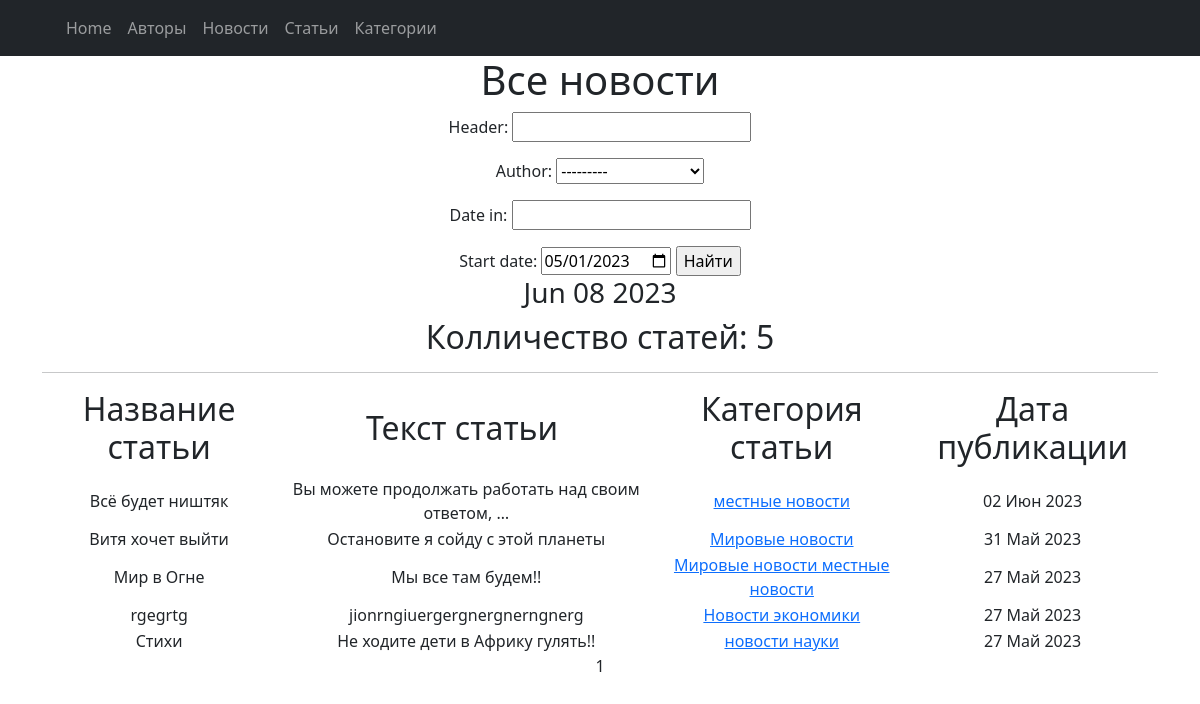
Before: /news/ with the older database file.
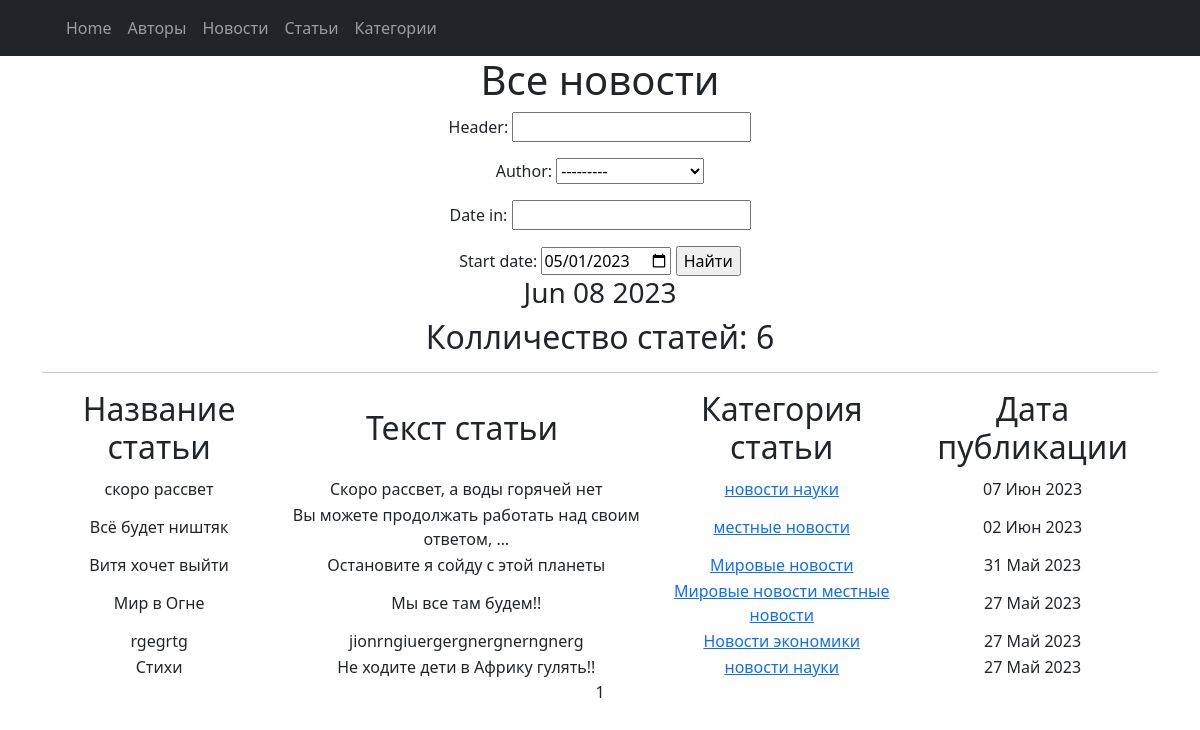
After: the same page with the newer database file.
### news/models.py (models this page shows, shortened)
class Post(models.Model):
    objects = None
    news = 'NW'
    states = 'PS'
    TYPE = [
        (news, 'Новость'),
        (states, 'Статья')
    ]
    post_tip = models.CharField(max_length=10, choices=TYPE, default=states)
    date_in = models.DateField(auto_now_add=True)
    header = models.CharField(max_length=255)
    contents = models.TextField(blank=True)
    author = models.ForeignKey(Author, on_delete=models.CASCADE)
    category = models.ManyToManyField(to=Category, through='PostCategory', related_name='PostCategory')
    rating_post = models.IntegerField(default=0, validators=[MinValueValidator(0.0)])

class Category(models.Model):
    name = models.CharField(max_length=20, default='местные новости')
    subscribers = models.ManyToManyField(User, related_name='subscriptions')

### news/views.py (the view)
# urls.py: path('news/', PostList.as_view(), name='posts-list'),
class PostList(ListView):
    model = Post
    ordering = '-date_in'
    template_name = 'news.html'
    context_object_name = 'posts'
    paginate_by = 15
    def get_queryset(self):
        queryset = super().get_queryset()
        self.filterset = PostFilter(self.request.GET, queryset)
        return self.filterset.qs
    def get_context_data(self, **kwargs):
        context = super().get_context_data(**kwargs)
        context['filterset'] = self.filterset
        return context

### news/templatetags/custom_tags.py (called while the page is built)
@register.simple_tag()
def current_time(format_string='%b %d %Y'):
   return datetime.utcnow().strftime(format_string)

### templates/news.html (shortened to what this page needs)
{% extends 'flatpages/default.html' %}
     {% load custom_filter %}
     {% load custom_tags %}
        {% block content %}
           <h1>Все новости</h1>
           <form action=" " method="get">
               {{ filterset.form.as_p }}
               <label for="start">Start date:</label>
            <input type="date" id="start" name="date_in__iexact"
               value="2023-05-01"
               min="2018-01-01" max="2023-12-31">
               <input type="submit" value="Найти" />
   </form>
        <h3>{% current_time '%b %d %Y' %}</h3>
        <h2>Колличество статей: {{ posts|length  }} </h2>
           <hr>
           {% if posts %}
               <table>
                   <tr>
                       <td><h2>Название статьи</h2></td>
                       <td><h2>Текст статьи&nbsp;</h2></td>
                       <td><h2> Категория статьи</h2></td>
                       <td><h2> Дата публикации</h2></td>
                   </tr>
                   {% for post in posts %}
                    <tr>
                      <td>{{ post.header}}</td>
                      <td>{{ post.contents|truncatechars:50}}</td>
                      <td>{% for category in post.category.all %}
                          <a href="{% url 'category_list' category.id%}"> {{ category.name }} </a>
                          {% endfor %}
                      </td>
                      <td>{{ post.date_in|date:' d M Y' }}</td>
                    </tr>
                    {% endfor %}
               </table>
           {% else %}
               <h2>Новости нет!</h2>
           {% endif %}
           {{ page_obj.number }}
        {% endblock content %}

### templates/flatpages/default.html (shortened to what this page needs)
<!DOCTYPE html>
<html lang="ru">
    <head>
        {% load static %}
        <link href="{% static 'css/styles.css' %}" rel="stylesheet" />
    </head>
    <body>
        <nav class="navbar navbar-expand-lg navbar-dark bg-dark static-top">
           <div class="container">
               <div class="collapse navbar-collapse" id="navbarResponsive">
                   <ul class="navbar-nav ml-auto">
                       <li class="nav-item active">
                   <a class="nav-link" href="#">Home
                   </a>
               </li>
                       <li class="nav-item">
                           <a class="nav-link" href="/author/">Авторы</a>
                       </li>
                       <li class="nav-item">
                           <a class="nav-link" href="/news/">Новости</a>
                       </li>
                       <li class="nav-item">
                           <a class="nav-link" href="/posts/">Статьи</a>
                       </li>
                        <li class="nav-item">
                           <a class="nav-link" href="/category/">Категории</a>
                       </li>
                   </ul>
               </div>
           </div>
        </nav>
        <div class="container">
            <div class="row">
                <div class="col-lg-12 text-center">
                {% block content %}{% endblock content %}
                </div>
            </div>
        </div>
    </body>
</html>

Changed rows visible on the page:
added Post: header "скоро рассвет", contents "Скоро рассвет, а воды горячей нет", date_in "07 Июн 2023", Category (name "новости науки")
Other visible differences:
{{ posts|length }}: "5" → "6"
